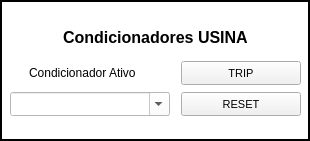
  <widget class="QFrame" name="frame_8">
   <property name="geometry">
    <rect>
     <x>989</x>
     <y>77</y>
     <width>310</width>
     <height>141</height>
    </rect>
   </property>
   <property name="styleSheet">
    <string notr="true">background-color: transparent;</string>
   </property>
   <property name="frameShape">
    <enum>QFrame::Box</enum>
   </property>
   <property name="frameShadow">
    <enum>QFrame::Plain</enum>
   </property>
   <property name="lineWidth">
    <number>2</number>
   </property>
   <widget class="QWidget" name="verticalLayoutWidget">
    <property name="geometry">
     <rect>
      <x>9</x>
      <y>15</y>
      <width>294</width>
      <height>101</height>
     </rect>
    </property>
    <layout class="QVBoxLayout" name="verticalLayout">
     <property name="spacing">
      <number>0</number>
     </property>
     <property name="topMargin">
      <number>0</number>
     </property>
     <item alignment="Qt::AlignHCenter|Qt::AlignVCenter">
      <widget class="QLabel" name="label_4">
       <property name="font">
        <font>
         <pointsize>12</pointsize>
         <weight>75</weight>
         <bold>true</bold>
         <underline>false</underline>
        </font>
       </property>
       <property name="text">
        <string>Condicionadores USINA</string>
       </property>
      </widget>
     </item>
     <item>
      <layout class="QGridLayout" name="gridLayout_2">
       <property name="leftMargin">
        <number>0</number>
       </property>
       <property name="rightMargin">
        <number>0</number>
       </property>
       <property name="horizontalSpacing">
        <number>10</number>
       </property>
       <property name="verticalSpacing">
        <number>7</number>
       </property>
       <item row="0" column="1">
        <widget class="QPushButton" name="pushButton_set_condic_high_usina">
         <property name="sizePolicy">
          <sizepolicy hsizetype="Fixed" vsizetype="Fixed">
           <horstretch>120</horstretch>
           <verstretch>24</verstretch>
          </sizepolicy>
         </property>
         <property name="minimumSize">
          <size>
           <width>120</width>
           <height>24</height>
          </size>
         </property>
         <property name="maximumSize">
          <size>
           <width>120</width>
           <height>24</height>
          </size>
         </property>
         <property name="sizeIncrement">
          <size>
           <width>120</width>
           <height>24</height>
          </size>
         </property>
         <property name="baseSize">
          <size>
           <width>120</width>
           <height>24</height>
          </size>
         </property>
         <property name="font">
          <font>
           <pointsize>8</pointsize>
          </font>
         </property>
         <property name="styleSheet">
          <string notr="true">background-color: rgb(241, 241, 241);</string>
         </property>
         <property name="text">
          <string>TRIP</string>
         </property>
        </widget>
       </item>
       <item row="1" column="1">
        <widget class="QPushButton" name="pushButton_reset_condic_high_usina">
         <property name="sizePolicy">
          <sizepolicy hsizetype="Maximum" vsizetype="Maximum">
           <horstretch>120</horstretch>
           <verstretch>24</verstretch>
          </sizepolicy>
         </property>
         <property name="minimumSize">
          <size>
           <width>120</width>
           <height>24</height>
          </size>
         </property>
         <property name="maximumSize">
          <size>
           <width>120</width>
           <height>24</height>
          </size>
         </property>
         <property name="sizeIncrement">
          <size>
           <width>120</width>
           <height>24</height>
          </size>
         </property>
         <property name="baseSize">
          <size>
           <width>160</width>
           <height>24</height>
          </size>
         </property>
         <property name="font">
          <font>
           <pointsize>8</pointsize>
          </font>
         </property>
         <property name="styleSheet">
          <string notr="true">background-color: rgb(241, 241, 241);</string>
         </property>
         <property name="text">
          <string>RESET</string>
         </property>
        </widget>
       </item>
       <item row="0" column="0">
        <widget class="QCheckBox" name="checkBox_sinal_trip_condic_usina">
         <property name="sizePolicy">
          <sizepolicy hsizetype="Ignored" vsizetype="Ignored">
           <horstretch>0</horstretch>
           <verstretch>0</verstretch>
          </sizepolicy>
         </property>
         <property name="maximumSize">
          <size>
           <width>150</width>
           <height>16777215</height>
          </size>
         </property>
         <property name="font">
          <font>
           <pointsize>9</pointsize>
          </font>
         </property>
         <property name="text">
          <string>Condicionador Ativo</string>
         </property>
        </widget>
       </item>
       <item row="1" column="0">
        <widget class="QComboBox" name="comboBox">
         <property name="sizePolicy">
          <sizepolicy hsizetype="Minimum" vsizetype="Minimum">
           <horstretch>255</horstretch>
           <verstretch>0</verstretch>
          </sizepolicy>
         </property>
         <property name="minimumSize">
          <size>
           <width>160</width>
           <height>24</height>
          </size>
         </property>
         <property name="maximumSize">
          <size>
           <width>300</width>
           <height>24</height>
          </size>
         </property>
         <property name="sizeIncrement">
          <size>
           <width>0</width>
           <height>0</height>
          </size>
         </property>
         <property name="baseSize">
          <size>
           <width>0</width>
           <height>0</height>
          </size>
         </property>
         <property name="styleSheet">
          <string notr="true">background-color: rgb(255, 255, 255);
</string>
         </property>
         <property name="editable">
          <bool>true</bool>
         </property>
         <property name="insertPolicy">
          <enum>QComboBox::NoInsert</enum>
         </property>
         <property name="sizeAdjustPolicy">
          <enum>QComboBox::AdjustToContents</enum>
         </property>
         <property name="minimumContentsLength">
          <number>0</number>
         </property>
         <item>
          <property name="text">
           <string/>
          </property>
         </item>
         <item>
          <property name="text">
           <string>MXI_SA_MRL1_Trip</string>
          </property>
         </item>
         <item>
          <property name="text">
           <string>MXI_SA_MRU3_Trip</string>
          </property>
         </item>
         <item>
          <property name="text">
           <string>MXI_SA_SEL787_Trip</string>
          </property>
         </item>
         <item>
          <property name="text">
           <string>MXI_SA_SEL311_Trip</string>
          </property>
         </item>
         <item>
          <property name="text">
           <string>MXI_SA_QCADE_Disj52E1Trip</string>
          </property>
         </item>
         <item>
          <property name="text">
           <string/>
          </property>
         </item>
         <item>
          <property name="text">
           <string>MXR_CLP_Falha</string>
          </property>
         </item>
         <item>
          <property name="text">
           <string>MXR_DJ1_FalhaInt</string>
          </property>
         </item>
         <item>
          <property name="text">
           <string>MWR_SEL787_Targets</string>
          </property>
         </item>
         <item>
          <property name="text">
           <string>MWR_SEL787_Targets_Links_Bit00</string>
          </property>
         </item>
         <item>
          <property name="text">
           <string>MWR_SEL787_Targets_Links_Bit01</string>
          </property>
         </item>
         <item>
          <property name="text">
           <string>MWR_SEL787_Targets_Links_Bit02</string>
          </property>
         </item>
         <item>
          <property name="text">
           <string>MWR_SEL787_Targets_Links_Bit03</string>
          </property>
         </item>
         <item>
          <property name="text">
           <string>MWR_SEL787_Targets_Links_Bit04</string>
          </property>
         </item>
         <item>
          <property name="text">
           <string>MWR_SEL787_Targets_Links_Bit05</string>
          </property>
         </item>
         <item>
          <property name="text">
           <string>MWR_SEL787_Targets_Links_Bit06</string>
          </property>
         </item>
         <item>
          <property name="text">
           <string>MWR_SEL787_Targets_Links_Bit07</string>
          </property>
         </item>
         <item>
          <property name="text">
           <string>MXI_TDA_QcataDisj52ETrip</string>
          </property>
         </item>
         <item>
          <property name="text">
           <string>MXI_TDA_QcataDisj52ETripDisjSai</string>
          </property>
         </item>
         <item>
          <property name="text">
           <string>MXI_TDA_QcataDisj52EFalha380VCA</string>
          </property>
         </item>
         <item>
          <property name="text">
           <string>MXI_SA_MRU3_Falha</string>
          </property>
         </item>
         <item>
          <property name="text">
           <string>MXI_SA_SEL311_Falha</string>
          </property>
         </item>
         <item>
          <property name="text">
           <string>MXI_SA_SEL787_FalhaInterna</string>
          </property>
         </item>
         <item>
          <property name="text">
           <string>MXI_SA_GMG_DisjFechado</string>
          </property>
         </item>
         <item>
          <property name="text">
           <string>MXI_SA_FalhaDisjTPsProt</string>
          </property>
         </item>
         <item>
          <property name="text">
           <string>MXI_SA_FalhaDisjTPsSincr</string>
          </property>
         </item>
         <item>
          <property name="text">
           <string>MXI_SA_CTE_Falta125Vcc</string>
          </property>
         </item>
         <item>
          <property name="text">
           <string>MXI_SA_CTE_Secc89TE_Aberta</string>
          </property>
         </item>
         <item>
          <property name="text">
           <string>MXI_SA_CSA1_Secc_Aberta</string>
          </property>
         </item>
         <item>
          <property name="text">
           <string>MXI_SA_CSA1_FusivelQueimado</string>
          </property>
         </item>
         <item>
          <property name="text">
           <string>MXI_SA_CSA1_FaltaTensao125Vcc</string>
          </property>
         </item>
         <item>
          <property name="text">
           <string>MXI_SA_QCCP_Disj72ETrip</string>
          </property>
         </item>
         <item>
          <property name="text">
           <string>MXI_SA_QCCP_Falta125Vcc</string>
          </property>
         </item>
         <item>
          <property name="text">
           <string>MXI_SA_QCCP_TripDisjAgrup</string>
          </property>
         </item>
         <item>
          <property name="text">
           <string>MXI_SA_QCAP_Falta125Vcc</string>
          </property>
         </item>
         <item>
          <property name="text">
           <string>MXI_SA_QCAP_Disj52EFalha</string>
          </property>
         </item>
         <item>
          <property name="text">
           <string>MXI_SA_QCAP_Disj52A1Falha</string>
          </property>
         </item>
         <item>
          <property name="text">
           <string>MXI_SA_QCAP_TripDisjAgrup</string>
          </property>
         </item>
         <item>
          <property name="text">
           <string>MXI_SA_QCADE_Nivel4</string>
          </property>
         </item>
         <item>
          <property name="text">
           <string>MXI_SA_QCADE_Falha220VCA</string>
          </property>
         </item>
         <item>
          <property name="text">
           <string>MXI_SA_QCADE_NivelMuitoAlto</string>
          </property>
         </item>
         <item>
          <property name="text">
           <string>MXI_SA_TE_Falha</string>
          </property>
         </item>
         <item>
          <property name="text">
           <string>MXI_SA_TE_AlarmeTempOleo</string>
          </property>
         </item>
         <item>
          <property name="text">
           <string>MXI_SA_TE_AlarmeDetectorGas</string>
          </property>
         </item>
         <item>
          <property name="text">
           <string>MXI_SA_TE_AlarmeAlivioPressao</string>
          </property>
         </item>
         <item>
          <property name="text">
           <string>MXI_SA_TE_AlarmeDesligamento</string>
          </property>
         </item>
         <item>
          <property name="text">
           <string>MXI_SA_TE_AlarmeNivelMaxOleo</string>
          </property>
         </item>
         <item>
          <property name="text">
           <string>MXI_SA_TE_AlarmeTempEnrolamento</string>
          </property>
         </item>
        </widget>
       </item>
      </layout>
     </item>
    </layout>
   </widget>
  </widget>
